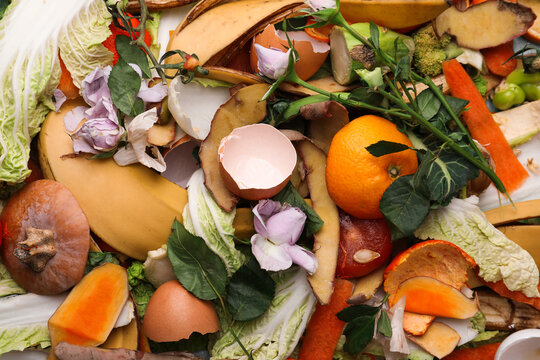
#> input picture images/image2.jpg, 540 x 360 px
$ jupyter execute Task4.ipynb
#> lines starting #> are read from the running program, lines starting #| are printed output that depends on the picture
# Color Space Conversion

[cell 1]
import cv2
import numpy as np

[cell 2]
def main():
    try:

        # Load the same image used in Task 3

        image = cv2.imread("images/image2.jpg")
#> image is the input picture: shape (360, 540, 3); mean B, G, R 73.1, 115.4, 154.8

        if image is None:
            raise FileNotFoundError("Image file not found. Please check the path.")

        # 1. Convert BGR to Grayscale
        grayscale_image = cv2.cvtColor(image, cv2.COLOR_BGR2GRAY)
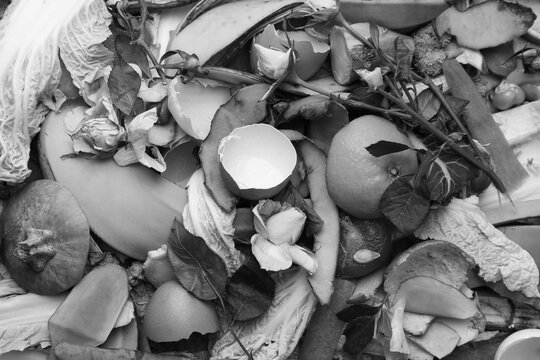
#> grayscale_image: shape (360, 540); min 0, max 254, mean 122.3

        # 2. Convert BGR to HSV
        hsv_image = cv2.cvtColor(image, cv2.COLOR_BGR2HSV)
#> hsv_image: shape (360, 540, 3); mean H, S, V 24.3, 145.5, 156.4

        # 3. Convert BGR to LAB
        lab_image = cv2.cvtColor(image, cv2.COLOR_BGR2LAB)
#> lab_image: shape (360, 540, 3); mean of channels 0, 1, 2 130.9, 139.1, 156.8

        # Convert grayscale to 3-channel for stacking
        grayscale_bgr = cv2.cvtColor(grayscale_image, cv2.COLOR_GRAY2BGR)

        # Resize all images to same size (safety measure)
        image_height, image_width = image.shape[:2]
#> image_height = 360; image_width = 540

        hsv_resized = cv2.resize(hsv_image, (image_width, image_height))
        lab_resized = cv2.resize(lab_image, (image_width, image_height))
        grayscale_resized = cv2.resize(grayscale_bgr, (image_width, image_height))

        # Create 2x2 Grid
        # Top row: Original  Grayscale
        # Bottom row: HSV | LAB
        top_row = np.hstack((image, grayscale_resized))
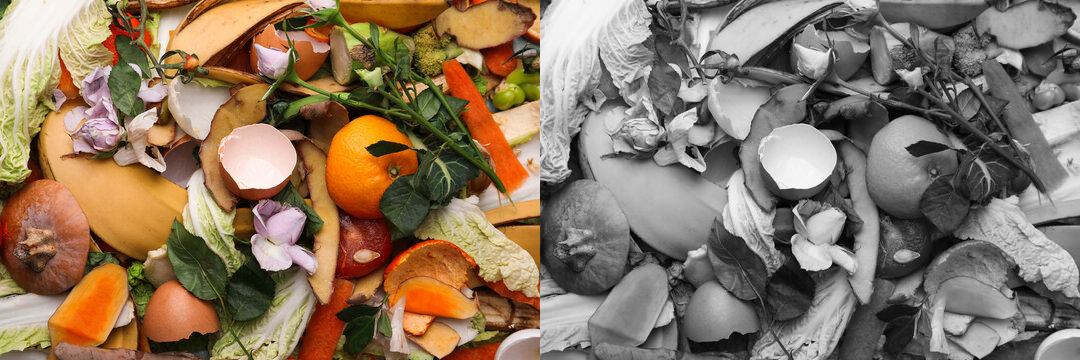
#> top_row: shape (360, 1080, 3); mean B, G, R 97.7, 118.8, 138.5
        bottom_row = np.hstack((hsv_resized, lab_resized))
#> bottom_row: shape (360, 1080, 3); mean H, S, V 77.6, 142.3, 156.6
        grid_image = np.vstack((top_row, bottom_row))
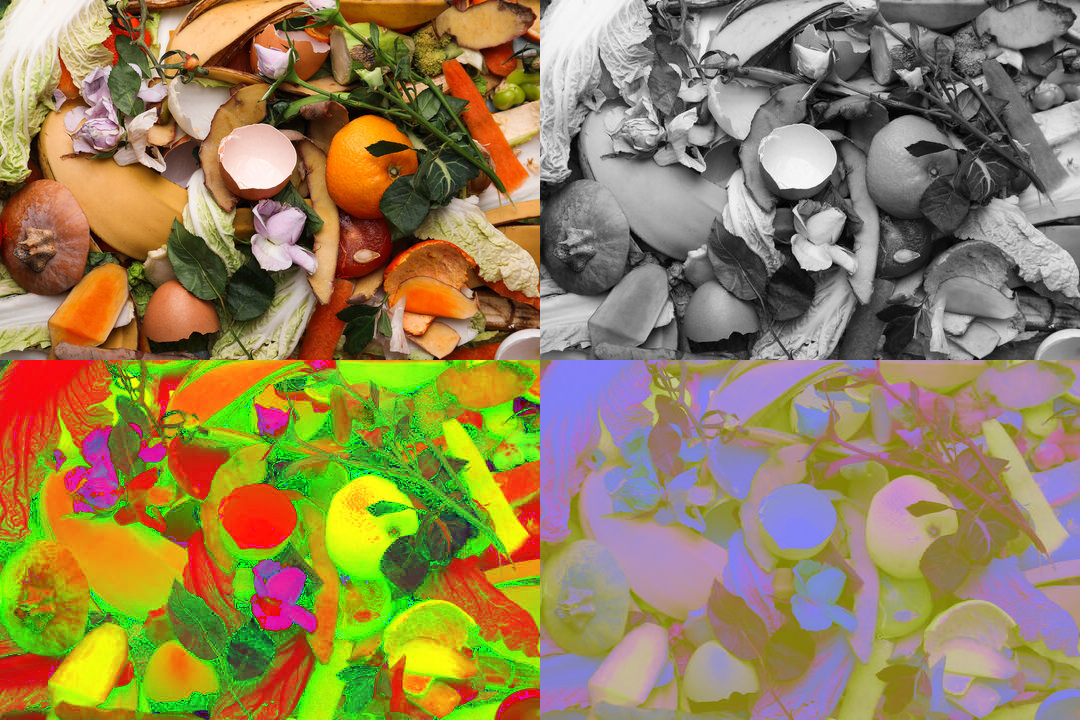
#> grid_image: shape (720, 1080, 3); mean B, G, R 87.7, 130.6, 147.6

        # Save Final Grid Image
        save_status = cv2.imwrite("task4_color_spaces.jpg", grid_image)

        if not save_status:
            raise Exception("Failed to save the output image.")


        # Display Result
        cv2.imshow("Color Space Conversions (2x2 Grid)", grid_image)
        cv2.waitKey(0)
        cv2.destroyAllWindows()

        print("Task 4 completed successfully.")


        # (Explanation in Comments)

        """
        BONUS ANSWERS:

        1. Best color space for detecting a red object under varying lighting:
           HSV is best because:
           - Hue represents color independently of brightness.
           - Lighting changes mostly affect the Value channel, not Hue.
           - Therefore, color detection becomes more robust.

        2. Best color space for detecting skin tones:
           LAB is often preferred because:
           - Lightness (L) is separated from color information.
           - The A and B channels represent color components.
           - This separation makes skin detection more stable across lighting variations.
        """

    except FileNotFoundError as file_error:
        print("Error:", file_error)

    except Exception as general_error:
        print("Unexpected error occurred:", general_error)


if __name__ == "__main__":
    main()

$ run again, with images/image6.jpg copied over images/image2.jpg
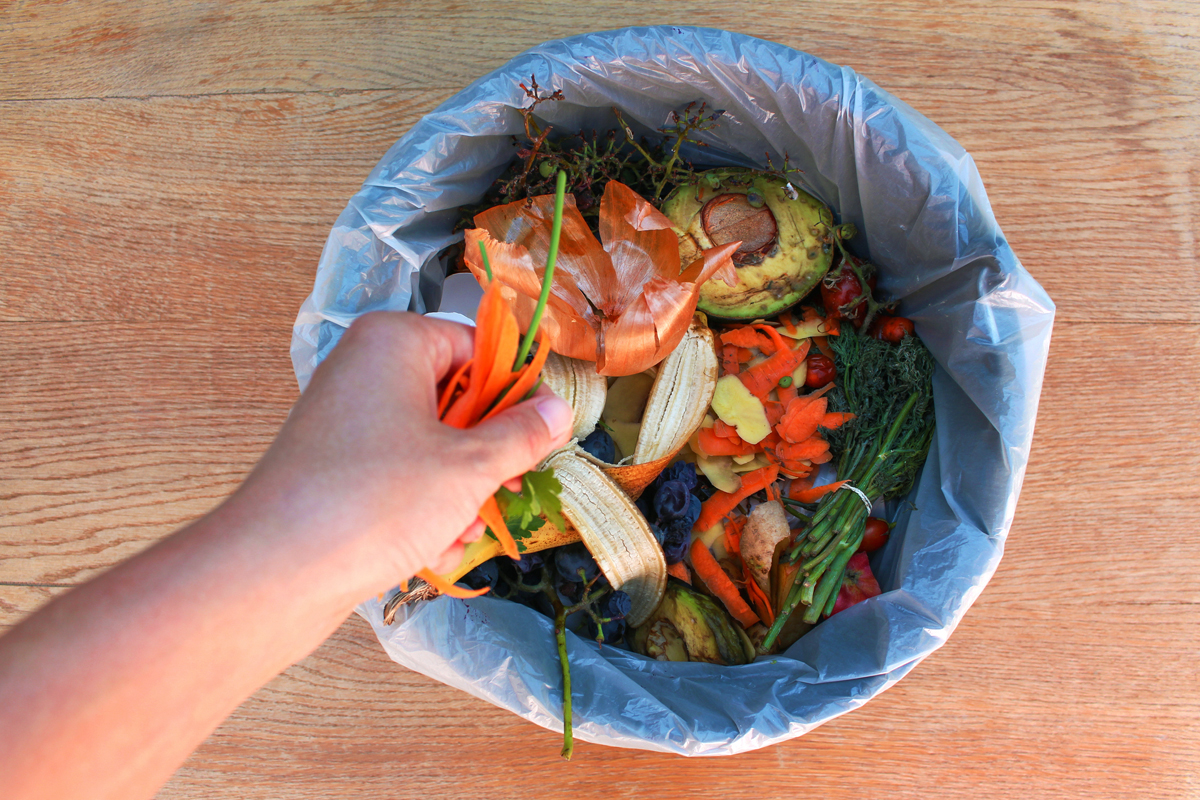
#> input picture images/image6.jpg, 1200 x 800 px
#> in main, image is the input picture: shape (800, 1200, 3); mean B, G, R 116.1, 131.4, 164.7
#> hsv_image: shape (800, 1200, 3); mean H, S, V 38, 102.8, 175.5
#> lab_image: shape (800, 1200, 3); mean of channels 0, 1, 2 147.1, 139.8, 141.7
#> in main, `top_row = np.hstack((image, grayscale_resized))`:
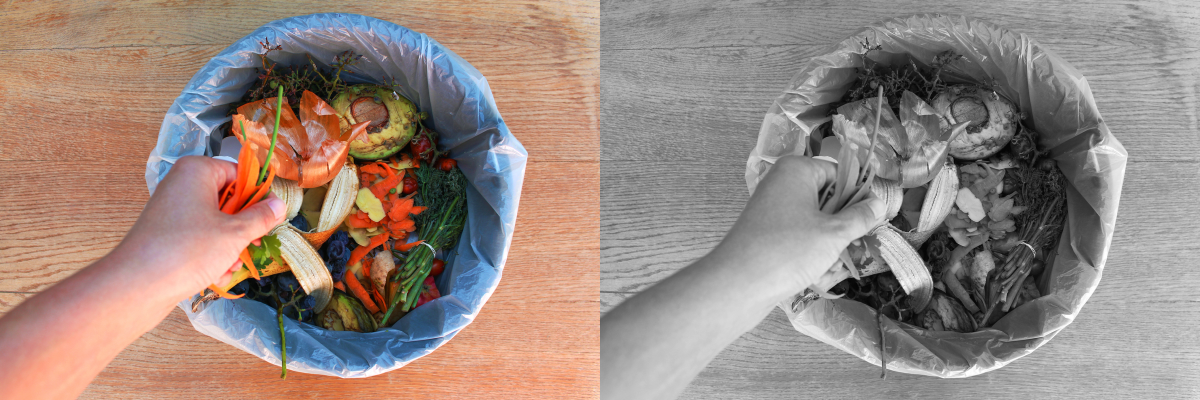
#> top_row: shape (800, 2400, 3) (shown at 1/2 size); mean B, G, R 127.8, 135.5, 152.2
#> bottom_row: shape (800, 2400, 3); mean H, S, V 92.6, 121.3, 158.6
#> in main, `grid_image = np.vstack((top_row, bottom_row))`:
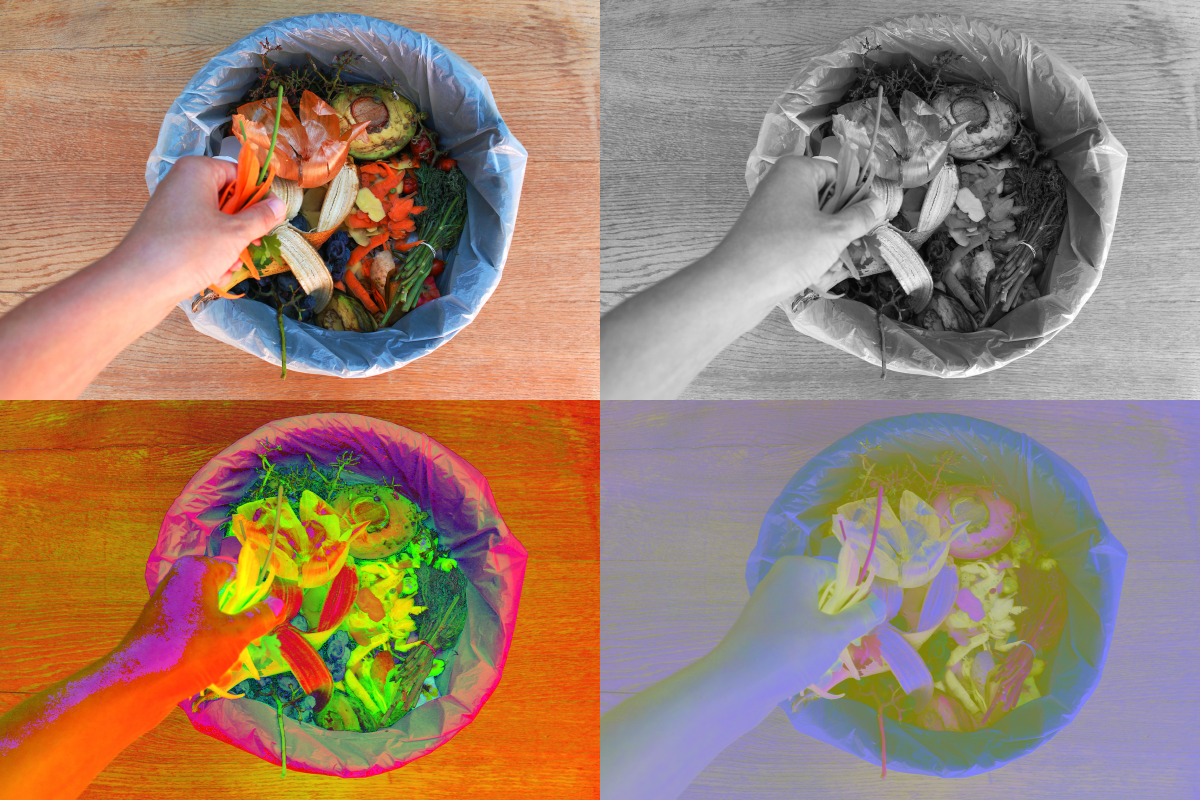
#> grid_image: shape (1600, 2400, 3) (shown at 1/2 size); mean B, G, R 110.2, 128.4, 155.4

$ run again, with images/image8.jpg copied over images/image2.jpg
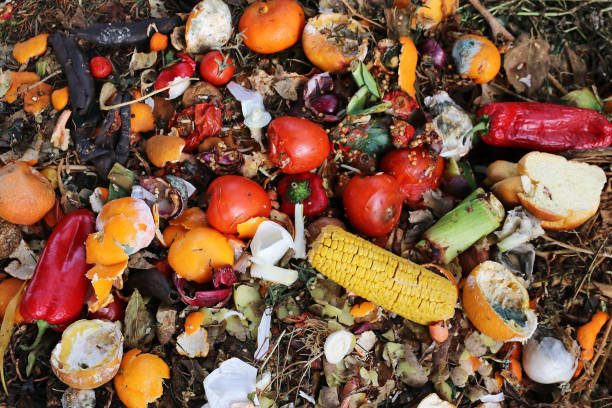
#> input picture images/image8.jpg, 612 x 408 px
#> in main, image is the input picture: shape (408, 612, 3); mean B, G, R 65.6, 89.8, 127.6
#> hsv_image: shape (408, 612, 3); mean H, S, V 36.6, 130.3, 129.3
#> lab_image: shape (408, 612, 3); mean of channels 0, 1, 2 105.4, 140.6, 148
#> in main, `top_row = np.hstack((image, grayscale_resized))`:
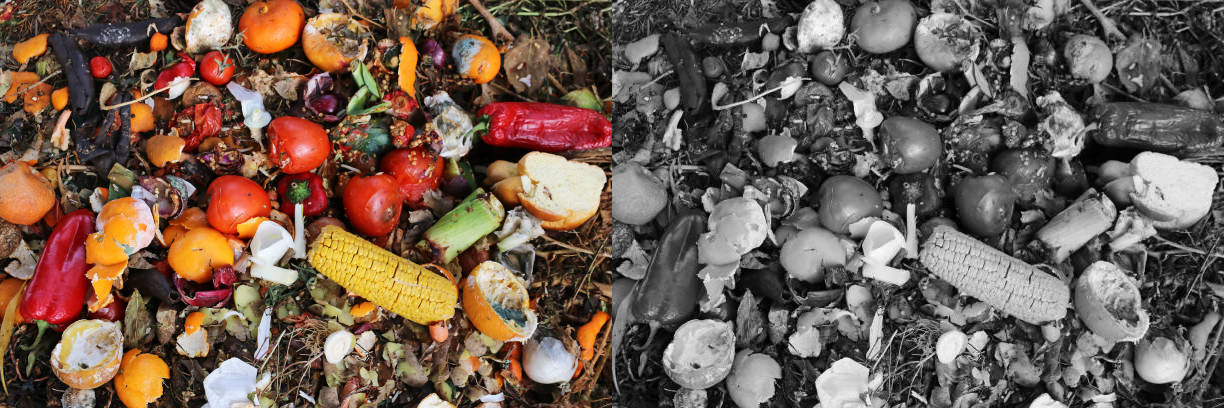
#> top_row: shape (408, 1224, 3); mean B, G, R 82, 94, 113
#> bottom_row: shape (408, 1224, 3); mean H, S, V 71, 135.4, 138.7
#> in main, `grid_image = np.vstack((top_row, bottom_row))`:
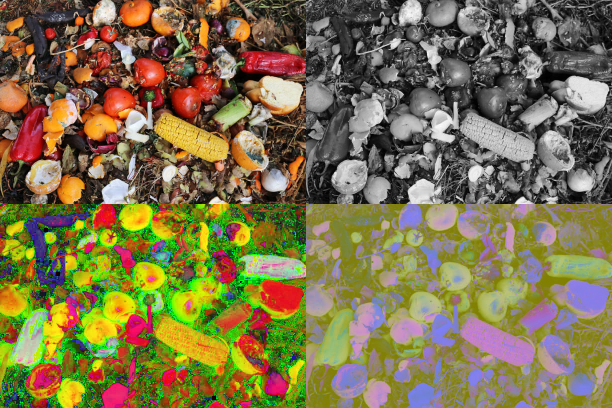
#> grid_image: shape (816, 1224, 3) (shown at 1/2 size); mean B, G, R 76.5, 114.7, 125.8
